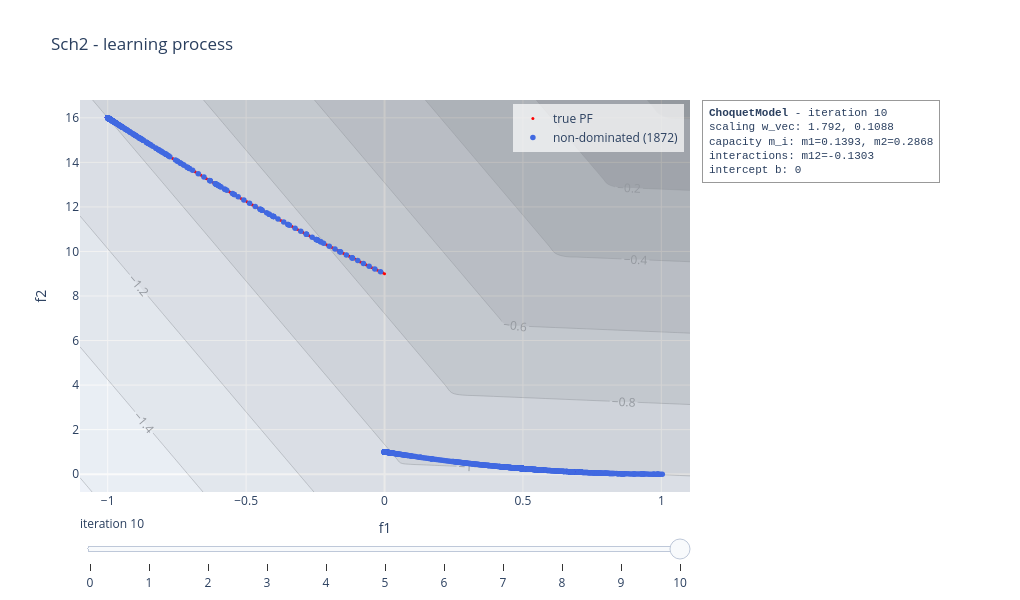

Notebook code for this chart:
### Code cell
choquet_model.visualise("learning", plot_scalarisation = True, show = False)

### Figure 1 — Plotly figure (JSON) as saved in the notebook; plotly's stock layout.template omitted (floating-point values rounded to 4 significant figures; data arrays with more than 128 entries replaced by an {"elided": "..."} marker saying what was removed)
{"data": [{"marker": {"color": "red", "size": 3}, "mode": "markers", "name": "true PF", "type": "scatter", "x": {"elided": "300 float values"}, "y": {"elided": "300 float values"}}, {"marker": {"color": "royalblue", "size": 5.5}, "mode": "markers", "name": "non-dominated (1872)", "type": "scatter", "x": {"elided": "1872 float values"}, "y": {"elided": "1872 float values"}}, {"colorscale": [[0, "rgb(255,255,255)"], [0.125, "rgb(240,240,240)"], [0.25, "rgb(217,217,217)"], [0.375, "rgb(189,189,189)"], [0.5, "rgb(150,150,150)"], [0.625, "rgb(115,115,115)"], [0.75, "rgb(82,82,82)"], [0.875, "rgb(37,37,37)"], [1, "rgb(0,0,0)"]], "contours": {"showlabels": true}, "opacity": 0.35, "showlegend": false, "showscale": false, "type": "contour", "x": [-1.1, -1.063, -1.025, -0.9881, -0.9508, -0.9134, -0.8761, -0.8387, -0.8014, -0.764, -0.7267, -0.6893, -0.6519, -0.6146, -0.5772, -0.5399, -0.5025, -0.4652, -0.4278, -0.3905, -0.3531, -0.3158, -0.2784, -0.2411, -0.2037, -0.1664, -0.129, -0.09167, -0.05431, -0.01696, 0.02039, 0.05774, 0.09509, 0.1324, 0.1698, 0.2072, 0.2445, 0.2819, 0.3192, 0.3566, 0.3939, 0.4313, 0.4686, 0.506, 0.5433, 0.5807, 0.618, 0.6554, 0.6927, 0.7301, 0.7674, 0.8048, 0.8421, 0.8795, 0.9168, 0.9542, 0.9915, 1.029, 1.066, 1.104], "y": [-0.8, -0.5017, -0.2034, 0.09492, 0.3932, 0.6915, 0.9898, 1.288, 1.586, 1.885, 2.183, 2.481, 2.78, 3.078, 3.376, 3.675, 3.973, 4.271, 4.569, 4.868, 5.166, 5.464, 5.763, 6.061, 6.359, 6.658, 6.956, 7.254, 7.553, 7.851, 8.149, 8.447, 8.746, 9.044, 9.342, 9.641, 9.939, 10.24, 10.54, 10.83, 11.13, 11.43, 11.73, 12.03, 12.33, 12.62, 12.92, 13.22, 13.52, 13.82, 14.12, 14.41, 14.71, 15.01, 15.31, 15.61, 15.91, 16.2, 16.5, 16.8], "z": {"elided": "60x60 float values"}}], "layout": {"annotations": [{"align": "left", "bgcolor": "rgba(255,255,255,0.85)", "bordercolor": "#999999", "borderpad": 6, "borderwidth": 1, "font": {"family": "Courier New, monospace", "size": 11}, "showarrow": false, "text": "<b>ChoquetModel</b> - iteration 10<br>scaling w_vec: 1.792, 0.1088<br>capacity m_i: m1=0.1393, m2=0.2868<br>interactions: m12=-0.1303<br>intercept b: 0", "x": 1.02, "xanchor": "left", "xref": "paper", "y": 1, "yanchor": "top", "yref": "paper"}], "height": 600, "legend": {"bgcolor": "rgba(255,255,255,0.7)", "x": 0.99, "xanchor": "right", "y": 0.99, "yanchor": "top"}, "margin": {"r": 330}, "showlegend": true, "sliders": [{"active": 10, "currentvalue": {"prefix": "iteration "}, "steps": [{"args": [["0"], {"frame": {"redraw": true}, "mode": "immediate"}], "label": "0", "method": "animate"}, {"args": [["1"], {"frame": {"redraw": true}, "mode": "immediate"}], "label": "1", "method": "animate"}, {"args": [["2"], {"frame": {"redraw": true}, "mode": "immediate"}], "label": "2", "method": "animate"}, {"args": [["3"], {"frame": {"redraw": true}, "mode": "immediate"}], "label": "3", "method": "animate"}, {"args": [["4"], {"frame": {"redraw": true}, "mode": "immediate"}], "label": "4", "method": "animate"}, {"args": [["5"], {"frame": {"redraw": true}, "mode": "immediate"}], "label": "5", "method": "animate"}, {"args": [["6"], {"frame": {"redraw": true}, "mode": "immediate"}], "label": "6", "method": "animate"}, {"args": [["7"], {"frame": {"redraw": true}, "mode": "immediate"}], "label": "7", "method": "animate"}, {"args": [["8"], {"frame": {"redraw": true}, "mode": "immediate"}], "label": "8", "method": "animate"}, {"args": [["9"], {"frame": {"redraw": true}, "mode": "immediate"}], "label": "9", "method": "animate"}, {"args": [["10"], {"frame": {"redraw": true}, "mode": "immediate"}], "label": "10", "method": "animate"}]}], "title": {"text": "Sch2 - learning process"}, "width": 1020, "xaxis": {"range": [-1.1, 1.104], "title": {"text": "f1"}}, "yaxis": {"range": [-0.8, 16.8], "title": {"text": "f2"}}}}
